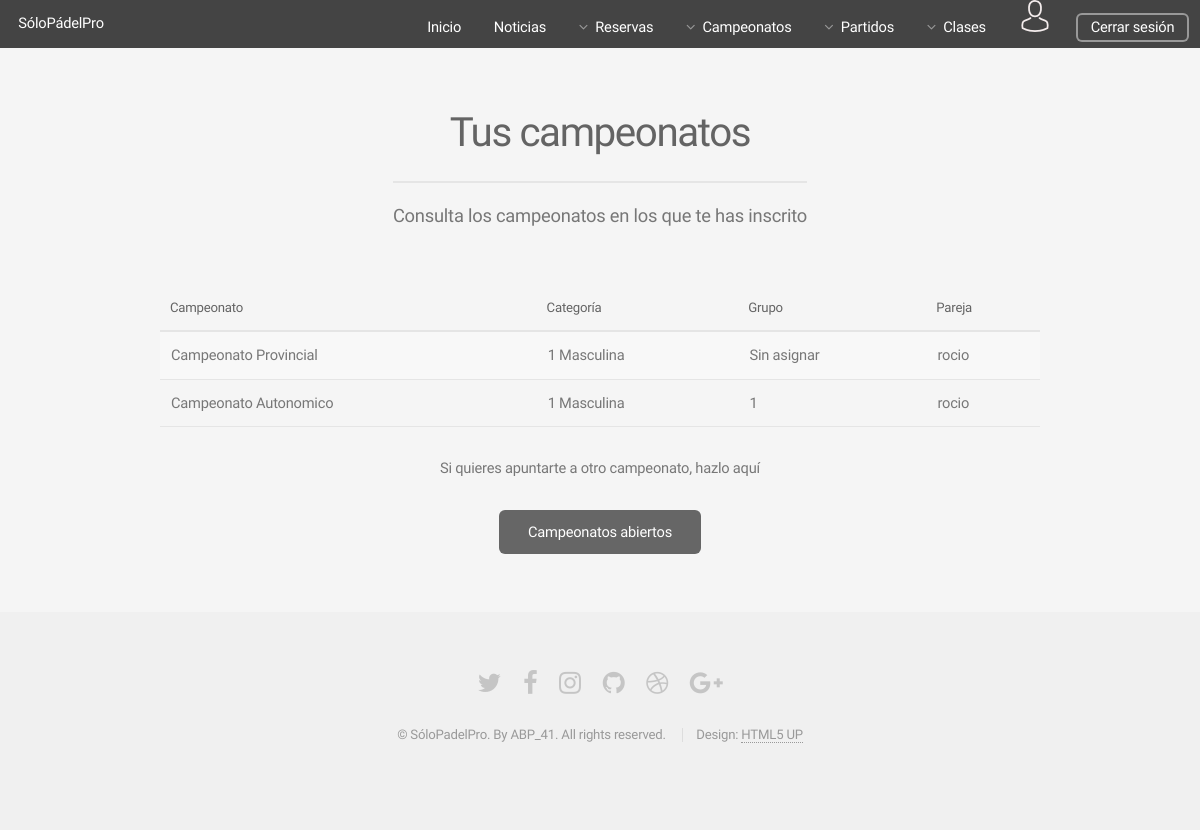
/Controllers/CAMPEONATOUSUARIO_Controller.php?action=CAMPEONATOUSUARIO (signed in), run on the app's committed database.
### tables this page shows
CREATE TABLE IF NOT EXISTS PAREJA(
  ID int(225) AUTO_INCREMENT NOT NULL,
  JUGADOR_1 varchar(25) NOT NULL,
  JUGADOR_2 varchar(25) NOT NULL,
  CAPITAN varchar(25) NOT NULL,
  PRIMARY KEY(ID),
  FOREIGN KEY (JUGADOR_1) REFERENCES USUARIO (LOGIN) ON DELETE CASCADE,
  FOREIGN KEY (JUGADOR_2) REFERENCES USUARIO (LOGIN) ON DELETE CASCADE,
  FOREIGN KEY (CAPITAN) REFERENCES USUARIO (LOGIN) ON DELETE CASCADE
);

CREATE TABLE IF NOT EXISTS CAMPEONATO(
  ID int(225) AUTO_INCREMENT NOT NULL,
  NOMBRE varchar(50) NOT NULL,
  FECHA date NOT NULL,
  PRIMARY KEY(ID)
);

### Models/CAMPEONATOUSUARIO_Model.php (called while the page is built)
<?php
class CAMPEONATOUSUARIO_Model{
	var $login;
	var $mysqli;
	function __construct($login){
		$this->login=$login;
		include_once '../Functions/Access_DB.php';
        $this->mysqli = ConnectDB();
	}
	function SHOWALL(){
		$sql_par = "SELECT * FROM PAREJA WHERE (
			(JUGADOR_1='$this->login') OR (JUGADOR_2='$this->login')
		)";
		$result_par = $this->mysqli->query($sql_par);
		$listCampeonatos = NULL;
		$i =0;
		while($row = mysqli_fetch_array($result_par)){
			$id_par = $row['ID'];
	        $sql = "SELECT  	CM.NOMBRE AS CAMPEONATO_NOMBRE,
	        					CT.NIVEL,
	        					CT.GENERO,
	        					P.JUGADOR_1,
	        					P.JUGADOR_2,
	        					I.GRUPO_ID
	        					FROM
	        					PAREJA P,
	        					INSCRIPCION I,
	        					CAMPEONATO_CATEGORIA CC,
	        					CAMPEONATO CM,
	        					CATEGORIA CT
	        					WHERE
	        					(I.PAREJA_ID = P.ID) AND
	        					(CC.ID = I.CAM_CAT_ID) AND
	        					(CC.CAMPEONATO_ID = CM.ID) AND
	        					(CC.CATEGORIA_ID = CT.ID) AND
	        					(I.PAREJA_ID = '$id_par')";
	        if (!($resultado = $this->mysqli->query($sql))){
	            $this->mensaje['mensaje'] =  'ERROR: Fallo en la consulta sobre la base de datos';
	            return $this->mensaje;
	        }
	        else{
	            if($resultado <> NULL) {
	                  while($row = mysqli_fetch_array($resultado)){
	                  	$jugador_1 = $row['JUGADOR_1'];
	                  	$jugador_2 = $row['JUGADOR_2'];
	                  	$categoria_nombre = $row['NIVEL']." ".$row['GENERO'];
	                  	$grupo_id = $row['GRUPO_ID'];
	                  	$grupo_nombre = NULL;
	                  	if($grupo_id <> NULL){
	                  		$sql_gr = "SELECT NOMBRE AS NOMBRE_GRUPO FROM GRUPO WHERE (ID = '$grupo_id')";
	                  		$res_gr = $this->mysqli->query($sql_gr);
	                  		if($row_grupo = mysqli_fetch_array($res_gr)){
	                  			$grupo_nombre = $row_grupo['NOMBRE_GRUPO'];
	                  		}
	                  	}
	                  	else{
	                  		$grupo_nombre = "Sin asignar";
	                  	}
	                  	if($this->login == $jugador_1){
	                  		$listCampeonatos[$i] = array($row['CAMPEONATO_NOMBRE'],$categoria_nombre,$grupo_nombre,$jugador_2);
	                  	}else{
	                  		$listCampeonatos[$i] = array($row['CAMPEONATO_NOMBRE'],$categoria_nombre,$grupo_nombre,$jugador_1);
	                  	}
	                  	$i++;
	                }
	            }
	        }
	    }
		return $listCampeonatos;
	}
}
?>

### Functions/Access_DB.php (called while the page is built, shortened)
<?php
function ConnectDB(){
   $conexion = mysqli_connect("localhost", "abp41", "abp41", "ABP") or (new MESSAGE('ERROR: No se ha podido conectar con la base de datos', '../index.php'));
 if ($conexion->connect_errno) {
    	return false;
 }else{
 	return $conexion;
 }
}
?>

### Views/CAMPEONATO/CAMPEONATOUSUARIO_View.php (the view)
<?php
class CampeonatoUsuario{
	var $inscripciones;
	function __construct($inscripciones){
		$this->inscripciones=$inscripciones;
		$this->render();
	}
function render(){
    include '../Views/HEADER_View.php';
?>
     <section id="main" class="container">
        <header>
		   <h2>Tus campeonatos</h2>
		   <p>Consulta los campeonatos en los que te has inscrito</p>
		</header>
				<div class="table-wrapper">
					<table>
						<thead >
							<tr>
								<th>Campeonato</th>
								<th>Categoría</th>
								<th>Grupo</th>
								<th>Pareja</th>
							</tr>
						</thead>
						<tbody>
							<?php
					if( ($this->inscripciones <> NULL) &&  ( !is_string($this->inscripciones))) {
							foreach ($this->inscripciones as $key => $value) {
							?>
									<tr>
										<td>
											<?=$value[0]?>
										</td>
										<td>
											<?=$value[1]?>
										</td>
										<td>
											<?=$value[2]?>
										</td>
										<td>
											<?=$value[3]?>
										</td>
									</tr>
					<?php
							}
						}
					?>
						</tbody>
					</table>
					<div id="bt_campeonatos">
						<p>Si quieres apuntarte a otro campeonato, hazlo aquí</p>
						<a href="../Controllers/CAMPEONATOUSUARIO_Controller.php?action=CAMPEONATOSABIERTOS" class="button " >Campeonatos abiertos</a>
					</div>
				</div>
    </section>
    <?php
        include '../Views/FOOTER_View.php';
        }
    }
    ?>

### assets/css/main.css (style rules this page uses)
html, body, div, span, applet, object, iframe, h1, h2, h3, h4, h5, h6, p, blockquote, pre, a, abbr, acronym, address, big, cite, code, del, dfn, em, img, ins, kbd, q, s, samp, small, strike, strong, sub, sup, tt, var, b, u, i, center, dl, dt, dd, ol, ul, li, fieldset, form, label, legend, table, caption, tbody, tfoot, thead, tr, th, td, article, aside, canvas, details, embed, figure, figcaption, footer, header, hgroup, menu, nav, output, ruby, section, summary, time, mark, audio, video { margin: 0; padding: 0; border: 0; font-size: 100%; font: inherit; vertical-align: baseline; }
div#bt_campeonatos { text-align: center; }
article, aside, details, figcaption, figure, footer, header, hgroup, menu, nav, section { display: block; }
body { line-height: 1; }
table { border-collapse: collapse; border-spacing: 0; }
body { -webkit-text-size-adjust: none; }
body { -ms-overflow-style: scrollbar; }
html { box-sizing: border-box; }
*, *:before, *:after { box-sizing: inherit; }
body { background: #f5f5f5; }
body, input, select, textarea { color: #777; font-family: "Source Sans Pro", sans-serif; font-size: 16pt; font-weight: 300; line-height: 1.65em; letter-spacing: -0.015em; }
a { -moz-transition: color 0.2s ease-in-out, border-bottom-color 0.2s ease-in-out; -webkit-transition: color 0.2s ease-in-out, border-bottom-color 0.2s ease-in-out; -ms-transition: color 0.2s ease-in-out, border-bottom-color 0.2s ease-in-out; transition: color 0.2s ease-in-out, border-bottom-color 0.2s ease-in-out; border-bottom: dotted 1px; color: #e89980; text-decoration: none; }
p { margin: 0 0 2em 0; }
h1, h2, h3, h4, h5, h6 { color: #646464; font-weight: 300; line-height: 1em; margin: 0 0 0.5em 0; }
h2 { font-size: 2.25em; line-height: 1.5em; letter-spacing: -0.035em; }
.container { margin: 0 auto; max-width: calc(100% - 5em); width: 60em; }
header p { color: #999; position: relative; margin: 0 0 1.5em 0; font-style: italic; }
header h2+p { font-size: 1.25em; margin-top: -1em; line-height: 1.5em; }
.table-wrapper { -webkit-overflow-scrolling: touch; overflow-x: auto; }
table { margin: 0 0 2em 0; width: 100%; }
table tbody tr { border: solid 1px #e5e5e5; border-left: 0; border-right: 0; }
table tbody tr:nth-child(2n+1) { background-color: #f8f8f8; }
table td { padding: 0.75em 0.75em; }
table th { color: #646464; font-size: 0.9em; font-weight: 300; padding: 0 0.75em 0.75em 0.75em; text-align: left; }
table thead { border-bottom: solid 2px #e5e5e5; }
input[type="submit"], input[type="reset"], input[type="button"], .button { -moz-appearance: none; -webkit-appearance: none; -ms-appearance: none; appearance: none; -moz-transition: background-color 0.2s ease-in-out, color 0.2s ease-in-out; -webkit-transition: background-color 0.2s ease-in-out, color 0.2s ease-in-out; -ms-transition: background-color 0.2s ease-in-out, color 0.2s ease-in-out; transition: background-color 0.2s ease-in-out, color 0.2s ease-in-out; background-color: #666; border-radius: 6px; border: 0; color: #ffffff; cursor: pointer; display: inline-block; font-weight: 400; height: 3em; line-height: 3em; padding: 0 2em; text-align: center; text-decoration: none; white-space: nowrap; }
#main { padding: 4em 0; }
#main>header { text-align: center; margin: 0 0 3em 0; }
#main>header h2 { font-size: 2.75em; margin: 0; }
#main>header p { border-top: solid 2px #e5e5e5; color: #777; display: inline-block; font-style: normal; margin: 1em 0 0 0; padding: 1em 0 1.25em 0; }
@media screen and (max-width: 1680px) { body, input, select, textarea { font-size: 13pt; } }
@media screen and (max-width: 1280px) { body, input, select, textarea { font-size: 11pt; } }

### data on the page
pareja: campeonato.NOMBRE "Campeonato Provincial", value "1 Masculina", value "Sin asignar", JUGADOR_2 "rocio", campeonato.NOMBRE "Campeonato Autonomico", value "1"
